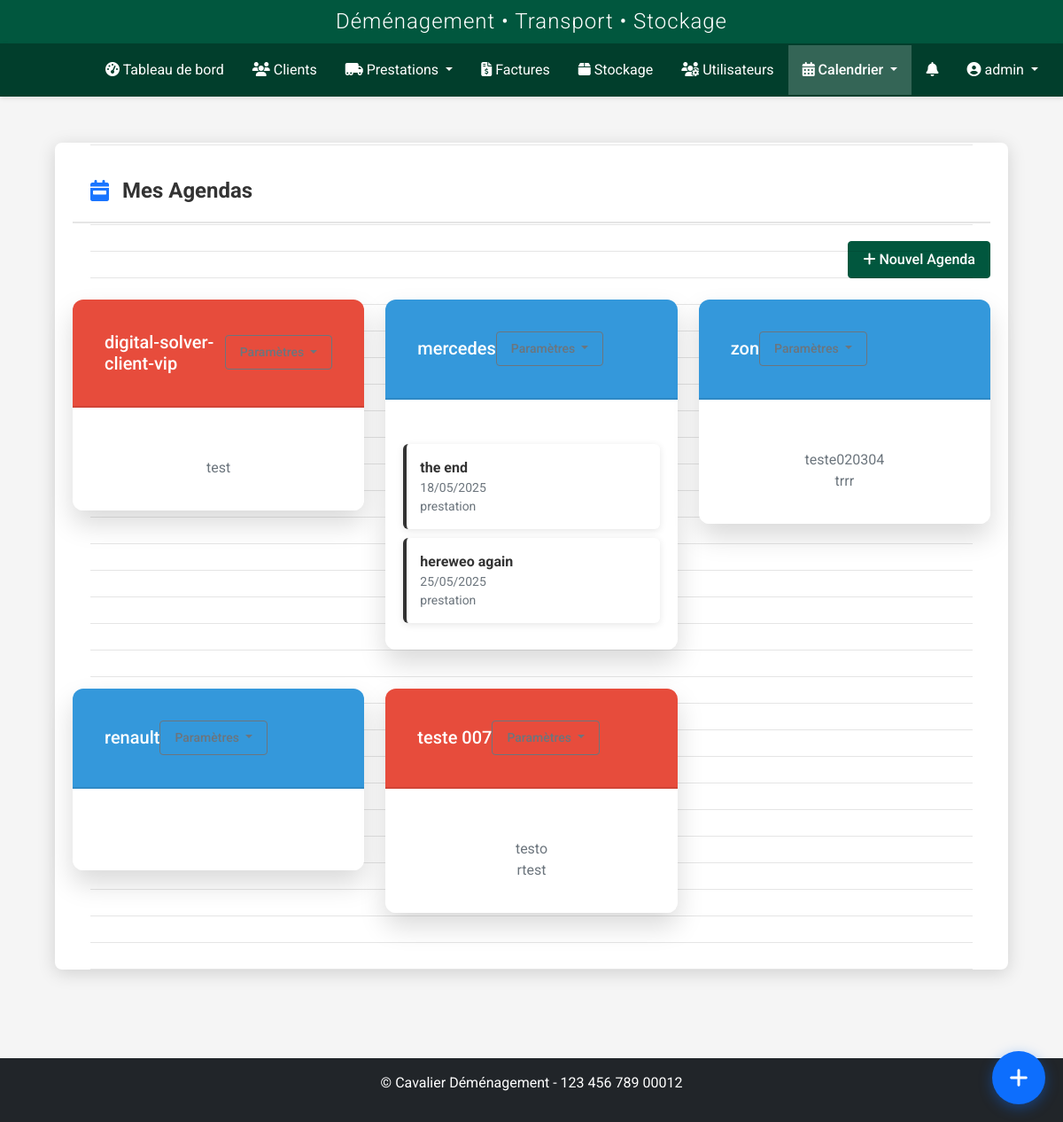
The page /calendrier/agendas (signed in) on the database as committed earlier.
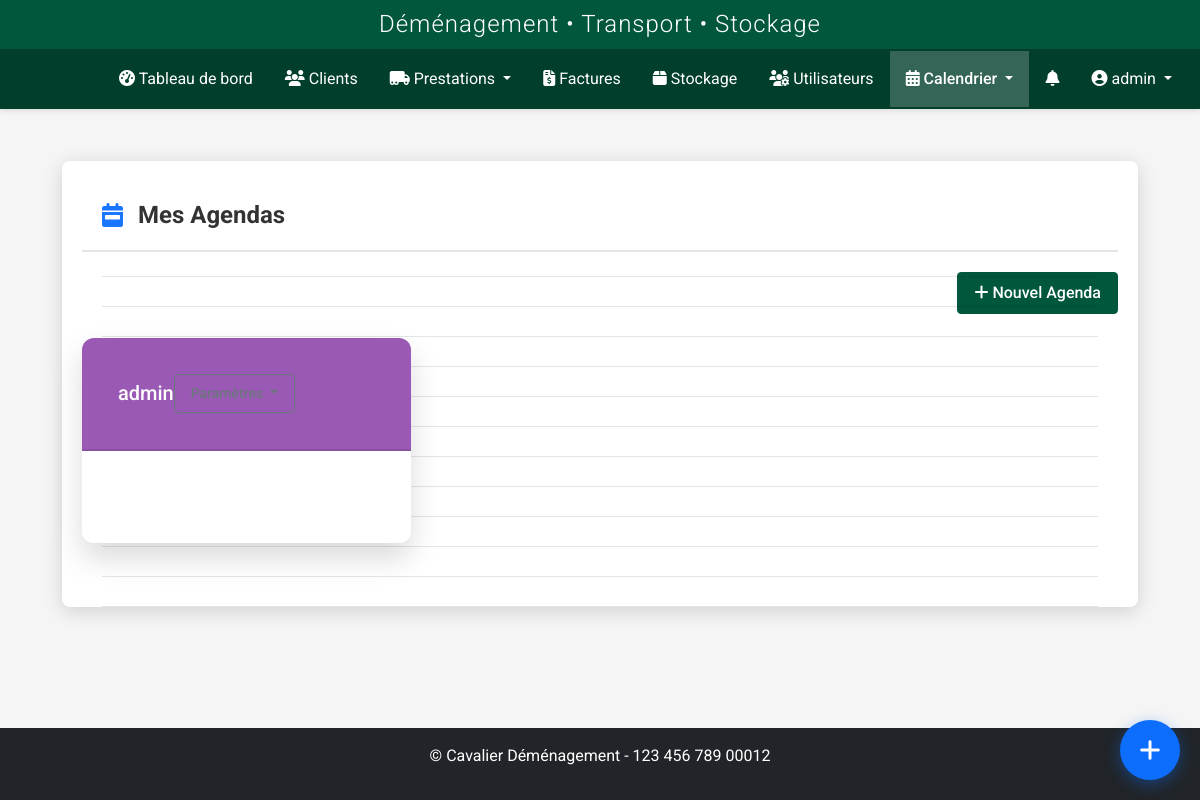
The same page on the database as committed later.
### models.py (models this page shows, shortened)
class Agenda(db.Model):
    id = db.Column(db.Integer, primary_key=True)
    nom = db.Column(db.String(100), nullable=False)
    description = db.Column(db.Text, nullable=True)
    type_agenda = db.Column(db.String(50), nullable=False)
    couleur = db.Column(db.String(7), nullable=False, default="#3498db")  # Format: #RRGGBB
    date_creation = db.Column(db.DateTime, nullable=False, default=datetime.utcnow)
    user_id = db.Column(db.Integer, db.ForeignKey('user.id'), nullable=False)
    vehicule_id = db.Column(db.Integer, db.ForeignKey('vehicules.id'), nullable=True)
    observations = db.Column(db.JSON, nullable=True)  # Pour stocker plusieurs observations
    archive = db.Column(db.Boolean, default=False)
    user = db.relationship('User', backref='agendas')
    vehicule = db.relationship('Vehicule', backref='agendas', lazy=True)
    evenements = db.relationship('Evenement', back_populates='agenda', lazy='dynamic')
    utilisateurs_partages = db.relationship('User',
        secondary=agenda_partage,
        backref=db.backref('agendas_partages', lazy='dynamic'),
        lazy='dynamic')

class Evenement(db.Model):
    id = db.Column(db.Integer, primary_key=True)
    titre = db.Column(db.String(255), nullable=False)
    type_evenement = db.Column(db.String(50), nullable=False)
    date_debut = db.Column(db.DateTime, nullable=False)
    date_fin = db.Column(db.DateTime, nullable=True)
    observations = db.Column(db.Text, nullable=True)
    archive = db.Column(db.Boolean, default=False)
    date_creation = db.Column(db.DateTime, nullable=False, default=datetime.utcnow)
    user_id = db.Column(db.Integer, db.ForeignKey('user.id'), nullable=False)
    agenda_id = db.Column(db.Integer, db.ForeignKey('agenda.id'), nullable=False)
    prestation_id = db.Column(db.Integer, db.ForeignKey('prestation.id'), nullable=True)
    version = db.Column(db.Integer, default=1)
    user = db.relationship('User', backref='evenements')
    agenda = db.relationship('Agenda', back_populates='evenements')
    prestation = db.relationship('Prestation', backref=db.backref('evenement', uselist=False))

### routes/calendrier.py (the view)
@calendrier_bp.route('/agendas')
@login_required
def liste_agendas():
    try:
        form = AgendaForm()
        form.user_id.data = current_user.id
        agendas_propres = Agenda.query.filter_by(user_id=current_user.id, archive=False).all()
        agendas_partages = current_user.agendas_partages.filter_by(archive=False).all()
        agendas = agendas_propres + agendas_partages
        return render_template(
            'calendrier/agendas.html',
            agendas=agendas,
            agendas_propres=len(agendas_propres),
            agendas_partages=len(agendas_partages),
            form=form,
            now=datetime.utcnow,
            Evenement=Evenement,
            and_=and_,
            est_proprietaire=lambda a: a.user_id == current_user.id
        )
    except Exception as e:
        current_app.logger.error(f'Erreur lors de l\'affichage des agendas: {str(e)}')
        flash('Une erreur est survenue lors du chargement des agendas.', 'danger')
        return redirect(url_for('dashboard.index'))

### models.py (called while the page is built)
    def is_admin(self):
        return self.role in ['admin', 'superadmin']

    def is_transporteur(self):
        return self.role == 'transporteur' or self.is_admin()

### templates/calendrier/agendas.html (shortened to what this page needs)
{% extends 'base.html' %}
{% block content %}
<div class="agenda-container">
    <div class="agenda-header">
        <i class="fas fa-calendar-week"></i>
        <h1>Mes Agendas</h1>
    </div>
    <div class="d-flex justify-content-end mb-4">
        <button type="button" class="btn btn-primary" data-bs-toggle="modal" data-bs-target="#nouvelAgendaModal">
            <i class="fas fa-plus"></i> Nouvel Agenda
        </button>
    </div>
    <div class="row">
        {% for agenda in agendas %}
        <div class="col-md-4 mb-4">
            <div class="agenda-card" data-type="{{ agenda.type_agenda }}" data-color="{{ agenda.couleur }}">
                <div class="agenda-header agenda-type-{{ agenda.type_agenda }}">
                    <div class="d-flex justify-content-between align-items-center p-3">
                        <div>
                            <h5 class="mb-0">
                                {{ agenda.nom }}
                            </h5>
                        </div>
                        <div class="dropdown">
                            <button class="btn btn-sm btn-outline-secondary dropdown-toggle" type="button" id="dropdownMenuButton{{ agenda.id }}" data-bs-toggle="dropdown" aria-expanded="false">
                            </button>
                        </div>
                    </div>
                </div>
                <div class="agenda-content">
                    <ul class="agenda-events">
                        {% if agenda.evenements %}
                            {% set prochains_evenements = agenda.evenements.filter(and_(Evenement.date_debut >= now(), Evenement.archive == False)).order_by(Evenement.date_debut.asc()).limit(3).all() %}
                            {% if prochains_evenements %}
                                {% for evenement in prochains_evenements %}
                                <li class="agenda-event">
                                    <strong>{{ evenement.titre }}</strong>
                                    <small class="text-muted d-block">{{ evenement.date_debut.strftime('%d/%m/%Y') }}</small>
                                    {% if evenement.type_evenement %}
                                        <small class="text-muted d-block">{{ evenement.type_evenement }}</small>
                                    {% endif %}
                                </li>
                                {% endfor %}
                            {% else %}
                                <li class="text-muted text-center py-3">
                                    {% set max_events = 3 %}
                                    {% for evenement in agenda.evenements %}
                                    {% if loop.index <= max_events %}
                                    {{ evenement.titre }}<br>
                                    {% else %}
                                        .
                                    {% endif %}
                                    {% endfor %}
                                </li>
                            {% endif %}
                        {% endif %}
                    </ul>
                </div>
            </div>
        </div>
        {% endfor %}
    </div>
</div>
{% endblock %}

Rows that differ between the two databases and show on the page:
removed Agenda: nom "digital-solver-client-vip", type_agenda "entreprise" (drawn)
removed Evenement: titre "test", shown under "digital-solver-client-vip"
removed Agenda: nom "mercedes"
removed Evenement: titre "the end", date_debut "18/05/2025", type_evenement "prestation"
removed Evenement: titre "hereweo again", date_debut "25/05/2025", type_evenement "prestation"
no longer on this page (row edited): Agenda: nom "zon", couleur "#ff0000" (drawn)
removed Evenement: titre "teste020304", shown under "zon"
removed Evenement: titre "trrr", shown under "zon"
no longer on this page (row edited): Agenda: nom "renault", couleur "#8c61af" (drawn)
removed Agenda: nom "teste 007", couleur "#79061e" (drawn), type_agenda "entreprise" (drawn)
removed Evenement: titre "testo", shown under "teste 007"
removed Evenement: titre "rtest", shown under "teste 007"
added Agenda: nom "admin", couleur "#4dc467" (drawn), type_agenda "client-vip" (drawn)
